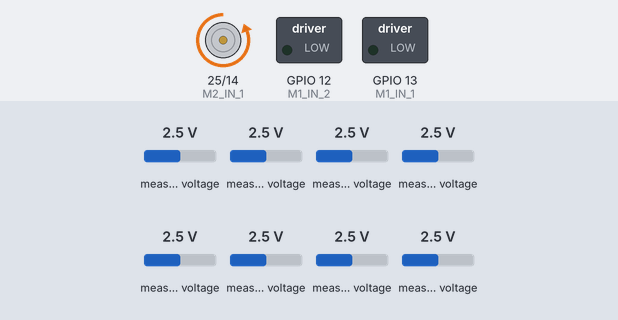
Bench run of a program on a simulated ESP32. On the bench: motor-driver pin pairs drawn as motors (green arrow = first pin HIGH = forward, orange = second pin HIGH = backward, longer = more drive), switched loads named in the program (green lamp = pin HIGH). Inputs (shaded band) come from the test bench; at power-on: measured voltage 2.5 V. What the program prints to the serial monitor is not drawn.

Above: at 0.2 s.
Timing chart, 0 to 1.7 s (numbered marks = the images above):
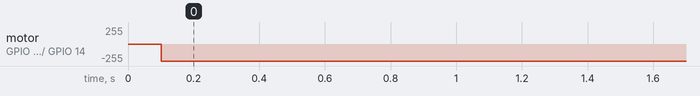

Measured:
- by itself, motor on GPIO 25 (M2_IN_1) / GPIO 14 (M2_IN_2): stopped → backward 255/255 at 0.10 s

The program:

main.cpp
```cpp
#include <Arduino.h>
#include <Adafruit_MCP3008.h>

Adafruit_MCP3008 adc1;
Adafruit_MCP3008 adc2;

const unsigned int ADC_1_CS = 2;
const unsigned int ADC_2_CS = 17;

const unsigned int M1_IN_1 = 13;
const unsigned int M1_IN_2 = 12;
const unsigned int M2_IN_1 = 25;
const unsigned int M2_IN_2 = 14;

const unsigned int M1_IN_1_CHANNEL = 8;
const unsigned int M1_IN_2_CHANNEL = 9;
const unsigned int M2_IN_1_CHANNEL = 10;
const unsigned int M2_IN_2_CHANNEL = 11;

const unsigned int M1_I_SENSE = 35;
const unsigned int M2_I_SENSE = 34;

// const float M_I_COUNTS_TO_A = (3.3 / 1024.0) / 0.120;

const unsigned int PWM_VALUE = 225; // Max PWM given 8 bit resolution

const int freq = 5000;
const int ledChannel = 0;
const int resolution = 8;

int adc1_buf[8];
int adc2_buf[8];

float mid = 6.5;
int base_pid = 512;

uint8_t lineArray[13];
float previousPosition = 6;


float error;
float last_error;
float total_error;

float Kp = 2;
float Kd = 100;
float Ki = 0;

void M1_backward() {
  ledcWrite(M1_IN_1_CHANNEL, PWM_VALUE);
  ledcWrite(M1_IN_2_CHANNEL, 0);
}

void M1_forward(int pwm_value) {
  ledcWrite(M1_IN_1_CHANNEL, 0);
  ledcWrite(M1_IN_2_CHANNEL, pwm_value);
}

void M1_stop() {
  ledcWrite(M1_IN_1_CHANNEL, PWM_VALUE);
  ledcWrite(M1_IN_2_CHANNEL, PWM_VALUE);
}

void M2_backward() {
  ledcWrite(M2_IN_1_CHANNEL, PWM_VALUE);
  ledcWrite(M2_IN_2_CHANNEL, 0);
}

void M2_forward(int pwm_value) {
  ledcWrite(M2_IN_1_CHANNEL, 0);
  ledcWrite(M2_IN_2_CHANNEL, 512);
}

void M2_stop() {
  ledcWrite(M2_IN_1_CHANNEL, PWM_VALUE);
  ledcWrite(M2_IN_2_CHANNEL, PWM_VALUE);
}


void readADC() {
  for (int i = 0; i < 8; i++) {
    adc1_buf[i] = adc1.readADC(i);
    adc2_buf[i] = adc2.readADC(i);
  }
}

void digitalConvert(){
  for (int i = 0; i < 7; i++) {
    if (adc1_buf[i]>300) {
      lineArray[2*i] = 0;
    } else {
      lineArray[2*i] = 1;
    }
    Serial.print(lineArray[2*i]); Serial.print("\t");
    // Serial.print(adc1_buf[i]); Serial.print("\t");

    if (i<6) {
      if (adc2_buf[i]>300){
        lineArray[2*i+1] = 0;
      } else {
        lineArray[2*i+1] = 1;
      }
      Serial.print(lineArray[2*i+1]); Serial.print("\t");
      // Serial.print(adc2_buf[i]); Serial.print("\t");
    }
  }
}

float getPosition(float previousPosition) {

  float pos = 0;
  uint8_t white_count = 0;
  for (int i = 0; i < 13; i++) {
    if (lineArray[i] == 1) {
      pos += i;
      white_count+=1;
    }
  }

  // Serial.print("white: "); Serial.print(white_count); Serial.print("\t");
  // Serial.print("pos: "); Serial.print(pos); Serial.print("\t");
  if (white_count == 0) {
    return previousPosition;
  }
  return pos/white_count;
}
void setup() {
  // Stop the right motor by setting pin 14 low
  // this pin floats high or is pulled
  // high during the bootloader phase for some reason

  Serial.begin(115200);

  ledcSetup(M1_IN_1_CHANNEL, freq, resolution);
  ledcSetup(M1_IN_2_CHANNEL, freq, resolution);
  ledcSetup(M2_IN_1_CHANNEL, freq, resolution);
  ledcSetup(M2_IN_2_CHANNEL, freq, resolution);

  ledcAttachPin(M1_IN_1, M1_IN_1_CHANNEL);
  ledcAttachPin(M1_IN_2, M1_IN_2_CHANNEL);
  ledcAttachPin(M2_IN_1, M2_IN_1_CHANNEL);
  ledcAttachPin(M2_IN_2, M2_IN_2_CHANNEL);

  adc1.begin(ADC_1_CS);
  adc2.begin(ADC_2_CS);

  pinMode(M1_I_SENSE, INPUT);
  pinMode(M2_I_SENSE, INPUT);

  pinMode(14, OUTPUT);
  digitalWrite(14, LOW);
  delay(100);

}

void loop() {

  int t_start = micros();
  readADC();
  int t_end = micros();

  digitalConvert();

  float pos = getPosition(previousPosition);
  previousPosition = pos;

  error = pos - mid;
  total_error += error;

  int pid_value = Kp*error + Kd*(error-last_error) + Ki*total_error;
  int right_motor = base_pid + pid_value;
  int left_motor = base_pid - pid_value;

  // M1_forward(left_motor);
  M2_forward(512);

  Serial.print("time: \t"); Serial.print(t_end - t_start); Serial.print("\t");
  Serial.print("pos: \t"); Serial.print(pos);Serial.print("right: \t"); Serial.print(right_motor);
  Serial.println();


  last_error = error;

  // delay(100);

}
```
